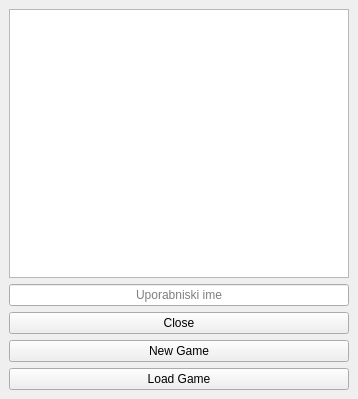
<?xml version="1.0" encoding="UTF-8"?>
<ui version="4.0">
 <class>MainWindow</class>
 <widget class="QMainWindow" name="MainWindow">
  <property name="geometry">
   <rect>
    <x>0</x>
    <y>0</y>
    <width>358</width>
    <height>399</height>
   </rect>
  </property>
  <property name="windowTitle">
   <string>Amazonski pragozd: Mila Stimec</string>
  </property>
  <widget class="QWidget" name="centralwidget">
   <layout class="QGridLayout" name="gridLayout">
    <item row="0" column="0">
     <layout class="QVBoxLayout" name="verticalLayout">
      <item>
       <widget class="QPlainTextEdit" name="scoreTE"/>
      </item>
      <item>
       <widget class="QLineEdit" name="uporabnikLE">
        <property name="alignment">
         <set>Qt::AlignCenter</set>
        </property>
        <property name="placeholderText">
         <string>Uporabniski ime</string>
        </property>
       </widget>
      </item>
      <item>
       <widget class="QPushButton" name="closePB">
        <property name="text">
         <string>Close</string>
        </property>
       </widget>
      </item>
      <item>
       <widget class="QPushButton" name="newGamePB">
        <property name="text">
         <string>New Game</string>
        </property>
       </widget>
      </item>
      <item>
       <widget class="QPushButton" name="loadPB">
        <property name="text">
         <string>Load Game</string>
        </property>
       </widget>
      </item>
     </layout>
    </item>
   </layout>
  </widget>
 </widget>
 <resources/>
 <connections/>
</ui>
